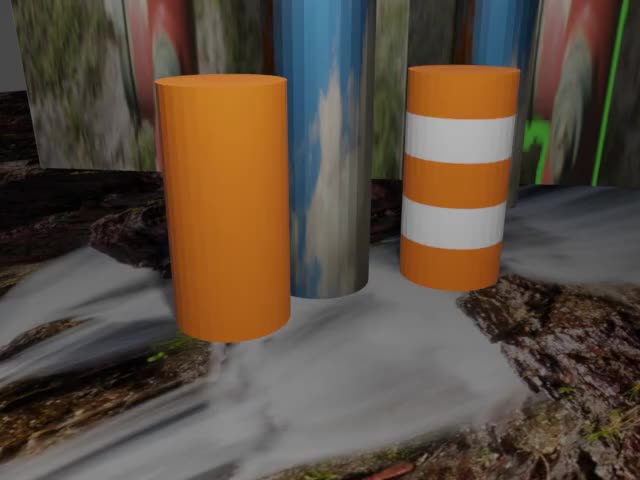
#> input picture openCVPython/Resources/ezgif-frame-001.jpg, 640 x 480 px
$ python new.py
#> lines starting #> are read from the running program, lines starting #| are printed output that depends on the picture
import cv2

cap = cv2.VideoCapture("Resources/BarrelVideo.mp4")
image = cv2.imread("Resources/ezgif-frame-001.jpg")
#> image is the input picture: shape (480, 640, 3); mean B, G, R 64.2, 77.3, 90.7
frameWidth= 640
frameHeight = 480
path = 'Resources/cascade_3.xml'
objectName = 'survivor'
color = (255,0,255)
# [5 lines of commented-out code are left out]
def empty():
    pass

cascade = cv2.CascadeClassifier(path)
cv2.namedWindow("Result")
cv2.resizeWindow("Result",frameWidth,frameHeight+100)
cv2.createTrackbar("Scale","Result",15,1000,empty)
cv2.createTrackbar("Neig","Result",8,50,empty)
cv2.createTrackbar("Min Area","Result",0,50,empty)

while True:
    success, img = cap.read()
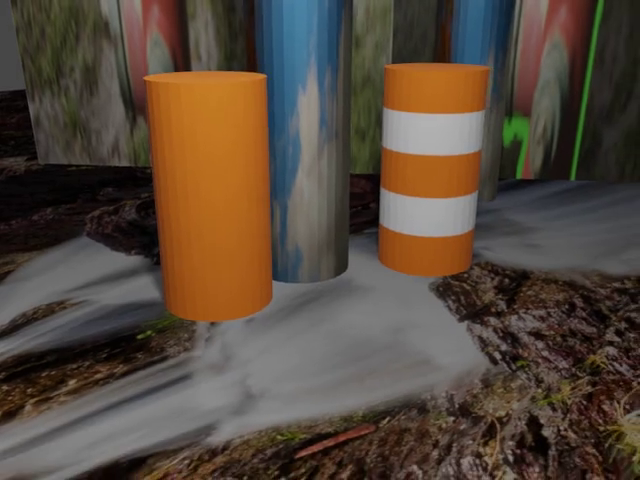
#> input picture frame 10 of openCVPython/Resources/BarrelVideo.mp4, 640 x 480 px
#> img is the input picture: shape (480, 640, 3); mean B, G, R 60.1, 72.5, 86.1
    gray = cv2.cvtColor(img, cv2.COLOR_BGR2GRAY)
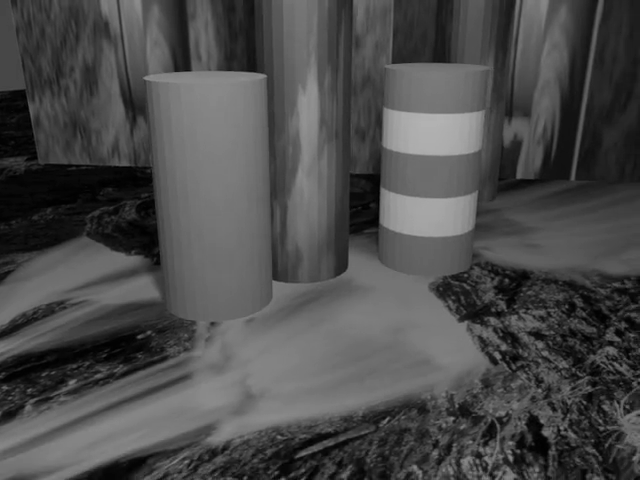
#> gray: shape (480, 640); min 0, max 179, mean 75.1

    scaleVal = 1+ (cv2.getTrackbarPos("Scale", "Result")/1000)
    neig = cv2.getTrackbarPos("Neig", "Result")
    objects = cascade.detectMultiScale(gray, scaleVal, neig)
#> objects = ()

    for (x, y, w, h) in objects:
        area = w * h
        minArea = cv2.getTrackbarPos("Min Area", "Result")
        if area > minArea:
            cv2.rectangle(img, (x, y), (x + w, y + h), color, 3)
            cv2.putText(img, objectName, (x, y - 5), cv2.FONT_HERSHEY_COMPLEX_SMALL, 1, color, 2)
            roi_color = img[y:y + h, x:x + w]

    cv2.imshow("Result", img)

    if cv2.waitKey(30) & 0xFF == ord('q'):
#> (key x is pressed here)
        break
        cap.release()
